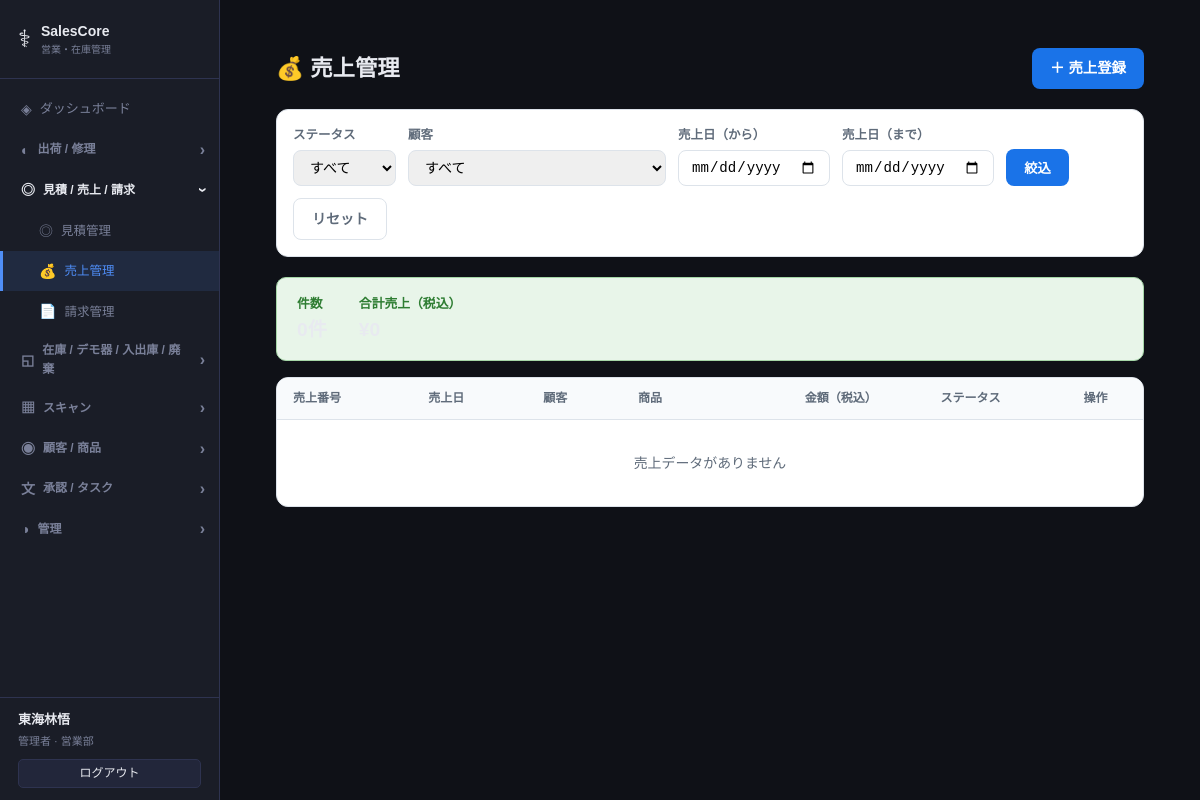
The app's page /sales (signed in), older data.
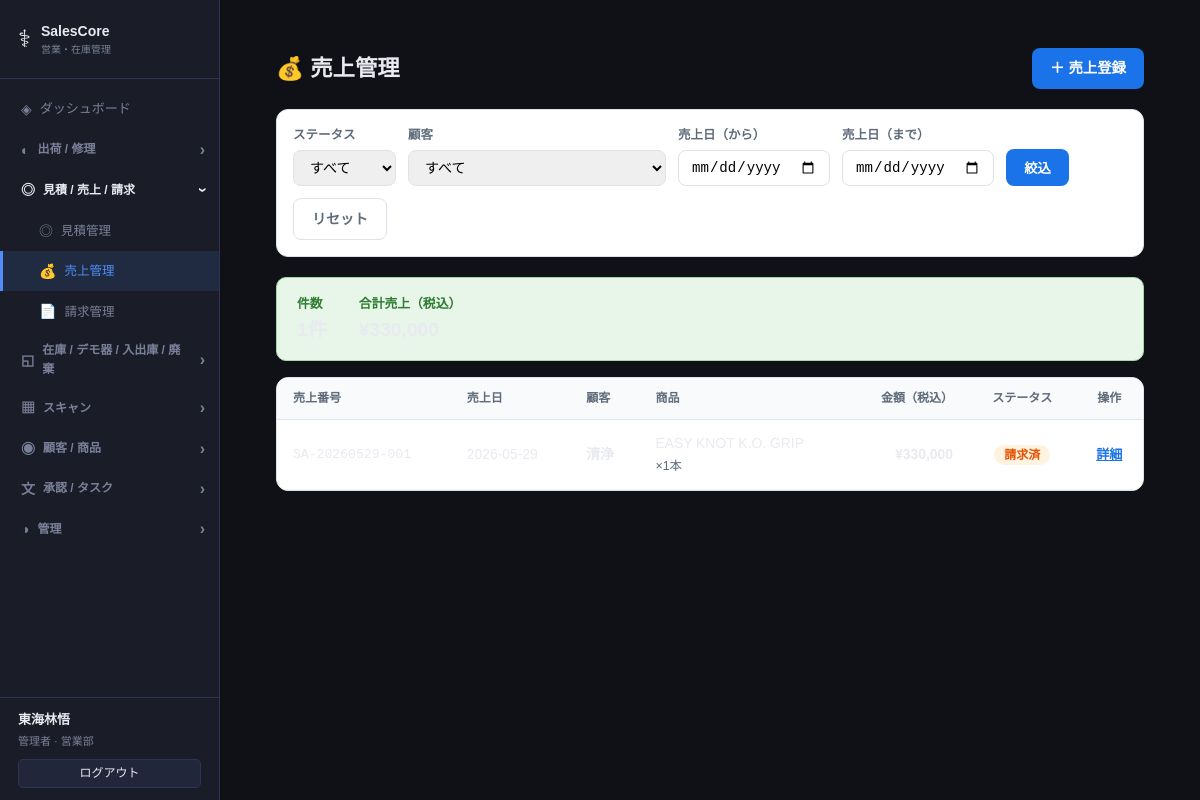
The same page, newer data.
### models.py (models this page shows)
class Base(DeclarativeBase):
    pass

class Staff(Base):
    __tablename__ = "staffs"
    id = Column(Integer, primary_key=True, autoincrement=True)
    name = Column(String(100), nullable=False)
    login_id = Column(String(50), unique=True, nullable=False)
    password_hash = Column(String(200), nullable=False)
    role = Column(String(20), default="user")
    department = Column(String(100), nullable=True)
    email = Column(String(200), nullable=True)
    is_active = Column(Boolean, default=True)
    last_active_at = Column(DateTime, nullable=True)
    last_active_page = Column(String(200), nullable=True)
    created_at = Column(DateTime, default=datetime.now)

class Sale(Base):
    __tablename__ = "sales"
    id = Column(Integer, primary_key=True, autoincrement=True)
    sale_number = Column(String(50), unique=True, nullable=False)
    shipment_id = Column(Integer, ForeignKey("shipments.id"), nullable=True)
    quote_id = Column(Integer, ForeignKey("quotes.id"), nullable=True)
    customer_id = Column(Integer, ForeignKey("customers.id"), nullable=False)
    product_id = Column(Integer, ForeignKey("products.id"), nullable=False)
    quantity = Column(Integer, nullable=False, default=1)
    unit_price = Column(Float, nullable=False)
    subtotal = Column(Float, nullable=False)
    tax_rate = Column(Float, default=0.10)
    tax_amount = Column(Float, nullable=False)
    total_amount = Column(Float, nullable=False)
    sale_date = Column(Date, nullable=False)
    status = Column(String(20), default="confirmed")  # confirmed / invoiced / paid
    notes = Column(Text, nullable=True)
    staff_name = Column(String(100), nullable=True)
    created_at = Column(DateTime, default=datetime.now)
    shipment = relationship("Shipment", foreign_keys=[shipment_id])
    quote = relationship("Quote", foreign_keys=[quote_id])
    customer = relationship("Customer", foreign_keys=[customer_id])
    product = relationship("Product", foreign_keys=[product_id])
    invoice_items = relationship("InvoiceItem", back_populates="sale")

class Customer(Base):
    __tablename__ = "customers"
    id = Column(Integer, primary_key=True, autoincrement=True)
    name = Column(String(200), nullable=False)
    category = Column(String(50), default="hospital")  # hospital / supplier
    phone = Column(String(50), nullable=True)
    email = Column(String(200), nullable=True)
    address = Column(Text, nullable=True)
    trading_terms = Column(Text, nullable=True)  # 取引条件
    notes = Column(Text, nullable=True)
    created_at = Column(DateTime, default=datetime.now)
    staff_id = Column(Integer, ForeignKey("staffs.id"), nullable=True)
    staff = relationship("Staff")
    quotes = relationship("Quote", back_populates="customer", foreign_keys="Quote.customer_id")

class Product(Base):
    __tablename__ = "products"
    id = Column(Integer, primary_key=True, autoincrement=True)
    name = Column(String(200), nullable=False)
    category = Column(String(50), nullable=False)
    sku = Column(String(100), unique=True, nullable=True)
    unit_price = Column(Float, nullable=False)
    unit = Column(String(20), nullable=True)
    stock_alert_threshold = Column(Integer, default=10)
    alert_enabled = Column(Boolean, default=True, nullable=False)
    tracking_type = Column(String(20), default="none")
    maker = Column(String(200), nullable=True)
    jan_code = Column(String(50), nullable=True)          # JANコード
    approval_number = Column(String(100), nullable=True)  # 承認番号 / 認証番号
    device_class = Column(String(20), nullable=True)      # クラス分類: misc/1/2/3/4
    sales_role = Column(String(20), nullable=True)        # maker / distributor
    model_spec = Column(Text, nullable=True)              # 型式・仕様
    sterility = Column(String(20), nullable=True)         # 滅菌状態: sterile / non_sterile
    notes = Column(Text, nullable=True)
    created_at = Column(DateTime, default=datetime.now)
    inventory = relationship("Inventory", back_populates="product", uselist=False)
    inventory_histories = relationship("InventoryHistory", back_populates="product")
    quote_items = relationship("QuoteItem", back_populates="product")
    shipments = relationship("Shipment", back_populates="product")

### routers/sales.py (the view)
@router.get("/sales", response_class=HTMLResponse)
def list_sales(request: Request, status: str = "", customer_id: str = "",
               date_from: str = "", date_to: str = "", db: Session = Depends(get_db)):
    q = db.query(models.Sale)
    if status:
        q = q.filter(models.Sale.status == status)
    if customer_id:
        q = q.filter(models.Sale.customer_id == int(customer_id))
    if date_from:
        q = q.filter(models.Sale.sale_date >= date.fromisoformat(date_from))
    if date_to:
        q = q.filter(models.Sale.sale_date <= date.fromisoformat(date_to))
    sales = q.order_by(models.Sale.id.desc()).all()
    customers = db.query(models.Customer).order_by(models.Customer.name).all()
    total = sum(s.total_amount for s in sales)
    return templates.TemplateResponse("sales/list.html", {
        "request": request, "sales": sales, "customers": customers,
        "status": status, "customer_id": customer_id,
        "date_from": date_from, "date_to": date_to, "total": total,
    })

### templates/sales/list.html (shortened to what this page needs)
{% extends "base.html" %}
{% block content %}
<div style="padding:20px 24px">
  <div style="display:flex;align-items:center;justify-content:space-between;margin-bottom:20px">
    <h1 style="font-size:1.4rem;font-weight:700;margin:0">💰 売上管理</h1>
    <a href="/sales/new" style="background:#1a73e8;color:white;padding:9px 18px;border-radius:8px;text-decoration:none;font-weight:600;font-size:0.9rem">＋ 売上登録</a>
  </div>
  <form method="get" style="background:white;border:1px solid #dde3ea;border-radius:12px;padding:16px;margin-bottom:20px;display:flex;gap:12px;flex-wrap:wrap;align-items:flex-end">
    <div style="display:flex;flex-direction:column;gap:4px">
      <label style="font-size:0.78rem;font-weight:600;color:#5f6b7a">ステータス</label>
      <select name="status" style="padding:8px 12px;border:1.5px solid #dde3ea;border-radius:8px;font-size:0.88rem">
        <option value="" {% if not status %}selected{% endif %}>すべて</option>
      </select>
    </div>
    <div style="display:flex;flex-direction:column;gap:4px">
      <label style="font-size:0.78rem;font-weight:600;color:#5f6b7a">顧客</label>
      <select name="customer_id" style="padding:8px 12px;border:1.5px solid #dde3ea;border-radius:8px;font-size:0.88rem">
        <option value="">すべて</option>
      </select>
    </div>
    <div style="display:flex;flex-direction:column;gap:4px">
      <label style="font-size:0.78rem;font-weight:600;color:#5f6b7a">売上日（から）</label>
      <input type="date" name="date_from" value="{{ date_from }}" style="padding:8px 12px;border:1.5px solid #dde3ea;border-radius:8px;font-size:0.88rem">
    </div>
    <div style="display:flex;flex-direction:column;gap:4px">
      <label style="font-size:0.78rem;font-weight:600;color:#5f6b7a">売上日（まで）</label>
      <input type="date" name="date_to" value="{{ date_to }}" style="padding:8px 12px;border:1.5px solid #dde3ea;border-radius:8px;font-size:0.88rem">
    </div>
    <button type="submit" style="padding:9px 18px;background:#1a73e8;color:white;border:none;border-radius:8px;font-weight:600;cursor:pointer">絞込</button>
    <a href="/sales" style="padding:9px 18px;border:1.5px solid #dde3ea;border-radius:8px;color:#5f6b7a;text-decoration:none;font-weight:600">リセット</a>
  </form>
  <div style="background:#e8f5e9;border:1px solid #a5d6a7;border-radius:10px;padding:14px 20px;margin-bottom:16px;display:flex;gap:32px">
    <div><span style="font-size:0.8rem;color:#2e7d32;font-weight:600">件数</span><br><strong style="font-size:1.2rem">{{ sales|length }}件</strong></div>
    <div><span style="font-size:0.8rem;color:#2e7d32;font-weight:600">合計売上（税込）</span><br><strong style="font-size:1.2rem">¥{{ "{:,.0f}".format(total) }}</strong></div>
  </div>
  <div style="background:white;border:1px solid #dde3ea;border-radius:12px;overflow:hidden">
    <table style="width:100%;border-collapse:collapse;font-size:0.87rem">
      <thead>
        <tr style="background:#f8fafc">
          <th style="padding:11px 16px;text-align:left;font-size:0.75rem;font-weight:700;color:#5f6b7a;border-bottom:1px solid #dde3ea">売上番号</th>
          <th style="padding:11px 16px;text-align:left;font-size:0.75rem;font-weight:700;color:#5f6b7a;border-bottom:1px solid #dde3ea">売上日</th>
          <th style="padding:11px 16px;text-align:left;font-size:0.75rem;font-weight:700;color:#5f6b7a;border-bottom:1px solid #dde3ea">顧客</th>
          <th style="padding:11px 16px;text-align:left;font-size:0.75rem;font-weight:700;color:#5f6b7a;border-bottom:1px solid #dde3ea">商品</th>
          <th style="padding:11px 16px;text-align:right;font-size:0.75rem;font-weight:700;color:#5f6b7a;border-bottom:1px solid #dde3ea">金額（税込）</th>
          <th style="padding:11px 16px;text-align:center;font-size:0.75rem;font-weight:700;color:#5f6b7a;border-bottom:1px solid #dde3ea">ステータス</th>
          <th style="padding:11px 16px;text-align:center;font-size:0.75rem;font-weight:700;color:#5f6b7a;border-bottom:1px solid #dde3ea">操作</th>
        </tr>
      </thead>
      <tbody>
        {% for s in sales %}
        <tr style="border-bottom:1px solid #f0f4f8" onmouseover="this.style.background='#f8fafc'" onmouseout="this.style.background=''">
          <td style="padding:12px 16px;font-family:monospace;font-size:0.82rem">{{ s.sale_number }}</td>
          <td style="padding:12px 16px">{{ s.sale_date }}</td>
          <td style="padding:12px 16px;font-weight:600">{{ s.customer.name }}</td>
          <td style="padding:12px 16px">{{ s.product.name }}<br><span style="font-size:0.78rem;color:#5f6b7a">×{{ s.quantity }}{{ s.product.unit }}</span></td>
          <td style="padding:12px 16px;text-align:right;font-weight:700">¥{{ "{:,.0f}".format(s.total_amount) }}</td>
          <td style="padding:12px 16px;text-align:center">
            {% if s.status == 'confirmed' %}
            <span style="background:#e3f2fd;color:#1565c0;padding:3px 10px;border-radius:999px;font-size:0.75rem;font-weight:700">売上確定</span>
            {% elif s.status == 'invoiced' %}
            <span style="background:#fff3e0;color:#e65100;padding:3px 10px;border-radius:999px;font-size:0.75rem;font-weight:700">請求済</span>
            {% elif s.status == 'paid' %}
            <span style="background:#e8f5e9;color:#2e7d32;padding:3px 10px;border-radius:999px;font-size:0.75rem;font-weight:700">入金済</span>
            {% endif %}
          </td>
          <td style="padding:12px 16px;text-align:center">
            <a href="/sales/{{ s.id }}" style="color:#1a73e8;font-size:0.82rem;font-weight:600">詳細</a>
          </td>
        </tr>
        {% else %}
        <tr><td colspan="7" style="padding:32px;text-align:center;color:#5f6b7a">売上データがありません</td></tr>
        {% endfor %}
      </tbody>
    </table>
  </div>
</div>
{% endblock %}

### templates/base.html (shortened to what this page needs)
<!DOCTYPE html>
<html lang="ja">
<head>
  <link rel="stylesheet" href="/static/css/style.css">
</head>
<body>
  <nav class="sidebar" id="sidebar">
    <div class="logo">
      <span class="logo-icon">⚕</span>
      <div>
        <div class="logo-title">SalesCore</div>
        <div class="logo-sub">営業・在庫管理</div>
      </div>
    </div>
    <ul class="nav-list">
      <li><a href="/" class="nav-link {% if request.url.path == '/' %}active{% endif %}" onclick="closeMenu()"><span class="nav-icon">◈</span> ダッシュボード</a></li>
      {% set grp1_active = ('/shipments' in request.url.path and '/repairs' not in request.url.path) or '/repairs' in request.url.path %}
      <li class="nav-group-item">
        <div class="nav-group-header {% if grp1_active %}open{% endif %}" onclick="toggleGroup('grp-shipment')">
          <span class="nav-icon">◐</span> 出荷 / 修理 <span class="nav-arrow">›</span>
        </div>
      </li>
      {% set grp2_active = '/quotes' in request.url.path or '/sales' in request.url.path or '/invoices' in request.url.path %}
      <li class="nav-group-item">
        <div class="nav-group-header {% if grp2_active %}open{% endif %}" onclick="toggleGroup('grp-sales')">
          <span class="nav-icon">◎</span> 見積 / 売上 / 請求 <span class="nav-arrow">›</span>
        </div>
        <ul class="nav-group {% if grp2_active %}open{% endif %}" id="grp-sales">
          <li><a href="/quotes"   class="nav-link {% if '/quotes'   in request.url.path %}active{% endif %}" onclick="closeMenu()"><span class="nav-icon">◎</span> 見積管理</a></li>
          <li><a href="/sales"    class="nav-link {% if '/sales'    in request.url.path %}active{% endif %}" onclick="closeMenu()"><span class="nav-icon">💰</span> 売上管理</a></li>
          <li><a href="/invoices" class="nav-link {% if '/invoices' in request.url.path %}active{% endif %}" onclick="closeMenu()"><span class="nav-icon">📄</span> 請求管理</a></li>
        </ul>
      </li>
      {% set grp3_active = request.url.path == '/inventory' or 'history' in request.url.path or 'disposal' in request.url.path or '/demo' in request.url.path %}
      <li class="nav-group-item">
        <div class="nav-group-header {% if grp3_active %}open{% endif %}" onclick="toggleGroup('grp-inventory')">
          <span class="nav-icon">◱</span> 在庫 / デモ器 / 入出庫 / 廃棄 <span class="nav-arrow">›</span>
        </div>
      </li>
      {% set grp4_active = '/barcode' in request.url.path %}
      <li class="nav-group-item">
        <div class="nav-group-header {% if grp4_active %}open{% endif %}" onclick="toggleGroup('grp-scan')">
          <span class="nav-icon">▦</span> スキャン <span class="nav-arrow">›</span>
        </div>
      </li>
      {% set grp5_active = '/customers' in request.url.path or '/products' in request.url.path %}
      <li class="nav-group-item">
        <div class="nav-group-header {% if grp5_active %}open{% endif %}" onclick="toggleGroup('grp-customer')">
          <span class="nav-icon">◉</span> 顧客 / 商品 <span class="nav-arrow">›</span>
        </div>
      </li>
      {% set grp6_active = '/approval' in request.url.path or '/tasks' in request.url.path %}
      <li class="nav-group-item">
        <div class="nav-group-header {% if grp6_active %}open{% endif %}" onclick="toggleGroup('grp-approval')">
          <span class="nav-icon">文</span> 承認 / タスク <span class="nav-arrow">›</span>
        </div>
      </li>
      {% if request.state.staff and request.state.staff["role"] == "admin" %}
      {% set grp7_active = '/staff' in request.url.path %}
      <li class="nav-group-item">
        <div class="nav-group-header {% if grp7_active %}open{% endif %}" onclick="toggleGroup('grp-admin')">
          <span class="nav-icon">◑</span> 管理 <span class="nav-arrow">›</span>
        </div>
      </li>
      {% endif %}
    </ul>
    <div class="sidebar-user">
      {% if request.state.staff %}
      <div class="sidebar-user-name">{{ request.state.staff["name"] }}</div>
      <div class="sidebar-user-role">{{ "管理者" if request.state.staff["role"] == "admin" else "一般" }}{% if request.state.staff["department"] %} · {{ request.state.staff["department"] }}{% endif %}</div>
      <a href="/logout" class="btn btn-ghost btn-sm" style="margin-top:8px;width:100%;justify-content:center">ログアウト</a>
      {% endif %}
    </div>
  </nav>
  <main class="main">
    <div class="content">
      {% block content %}{% endblock %}
    </div>
  </main>
</body>
</html>

Row changes from the older to the newer data that the page shows:
added Sale: sale_number "SA-20260529-001", sale_date "2026-05-29", customer.name "清浄", product.name "EASY KNOT K.O. GRIP", quantity "1", product.unit "本", total_amount "330,000", status "請求済"
Text that changed along with them:
text no longer shown: "売上データがありません"
